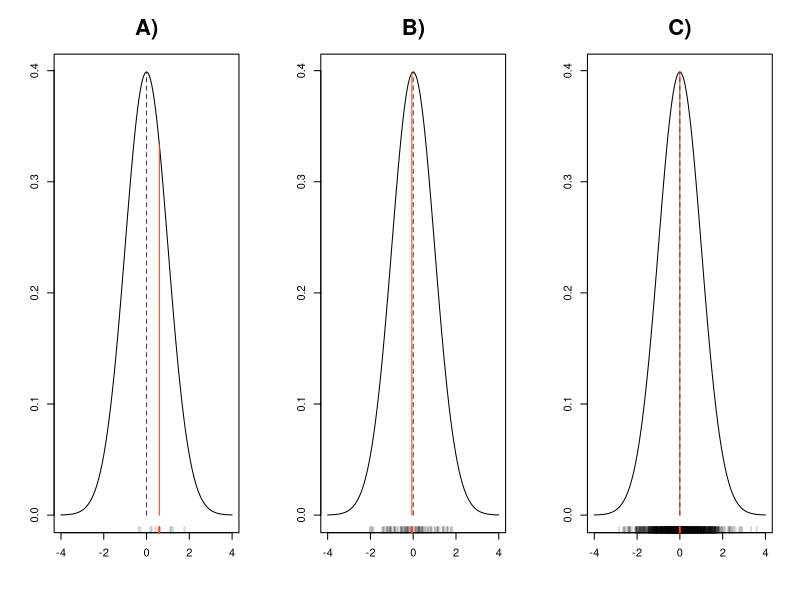
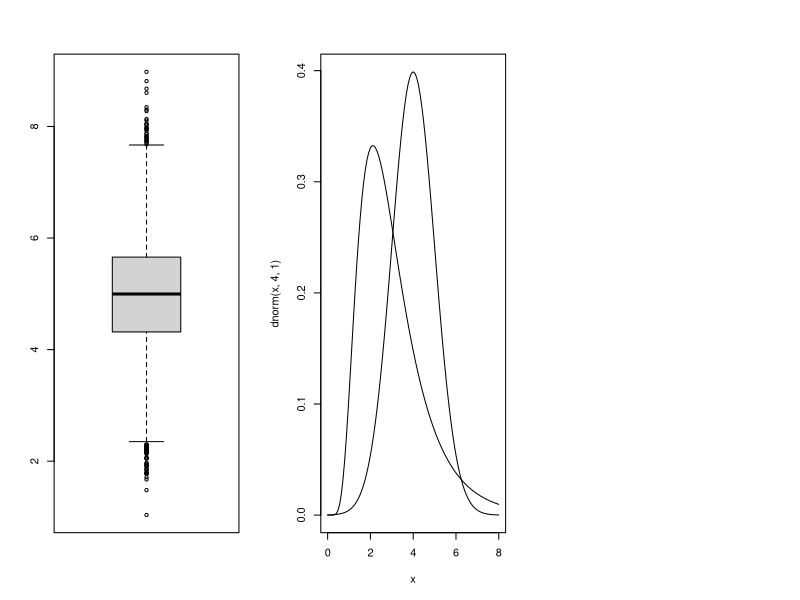

The R source for these figures, in order:
## ---- chunk 1
par(mfrow = c(1, 3))
set.seed(13)
x10 <- rnorm(10, 0, 1)
set.seed(13)
x100 <- rnorm(100, 0, 1)
set.seed(13)
x1000 <- rnorm(1000, 0, 1)
curve(dnorm(x, mean = 0 , sd = 1), from = -4, to = 4, xlab = "", ylab = "", main = "A)", cex.main = 2)
rug(x10, lwd = 2, col = "#00000025")
rug(mean(x10), lwd = 2, col = "orangered")
segments(x0 = mean(x10), y0 = 0, x1 = mean(x10), y1 = dnorm(mean(x10), 0, 1), col = "orangered")
segments(x0 = 0, y0 = 0, x1 = 0, y1 = dnorm(0, 0, 1), lty = "dashed", col = "gray25")
curve(dnorm(x, mean = 0 , sd = 1), from = -4, to = 4, xlab = "", ylab = "", main = "B)", cex.main = 2)
rug(x100, lwd = 2, col = "#00000025")
rug(mean(x100), lwd = 2, col = "orangered")
segments(x0 = mean(x100), y0 = 0, x1 = mean(x100), y1 = dnorm(mean(x100), 0, 1), col = "orangered")
segments(x0 = 0, y0 = 0, x1 = 0, y1 = dnorm(0, 0, 1), lty = "dashed", col = "gray25")
curve(dnorm(x, mean = 0 , sd = 1), from = -4, to = 4, xlab = "", ylab = "", main = "C)", cex.main = 2)
rug(x1000, lwd = 2, col = "#00000025")
rug(mean(x1000), lwd = 2, col = "orangered")
segments(x0 = mean(x1000), y0 = 0, x1 = mean(x1000), y1 = dnorm(mean(x1000), 0, 1), col = "orangered")
segments(x0 = 0, y0 = 0, x1 = 0, y1 = dnorm(0, 0, 1), lty = "dashed", col = "gray25")
## ---- chunk 2
set.seed(100)
x <- rnorm(10, 10, 10)
mean(x)
var(x)
## ---- chunk 3
mean(x)
## ---- chunk 4
alpha <- 0.05
cbind(
  mean(x) - sd(x)/length(x)*qt(p = 1 - alpha/2, df = length(x) - 1),
  mean(x) + sd(x)/length(x)*qt(p = 1 - alpha/2, df = length(x) - 1)
)
## ---- chunk 5
mu <- 5 # <1>
sigma <- 1 # <1>

n <- 10000 # <2>
x <- rnorm(n, mu, sigma^2) # <2>

likelihood <- function(params) { # <3>
  mean_param <- params[1] # <3>
  sd_param <- params[2]# <3>
  return(prod(dnorm(x, mean = mean_param, sd = sd_param)))# <3>
}


result <- optim(par = c(5, 1), #<4>
                fn = function(params) -likelihood(params), #<4>
                hessian = TRUE) #<4>

mle_mean <- result$par[1] #<5>
mle_sd <- result$par[2] #<5>

cat("MLE pro střední hodnotu:", mle_mean, "\n")
cat("MLE pro směrodatnou odchylku:", mle_sd, "\n")

## ---- chunk 6
n <- 10000
x <- rnorm(n, 5, 1)
L <- x*pnorm(x, mean = 5, sd = 1)
max(L)
boxplot(x)
curve(dnorm(x, 4, 1), xlim = c(0,8))
curve(dlnorm(x, 1, 0.5), add = TRUE)
